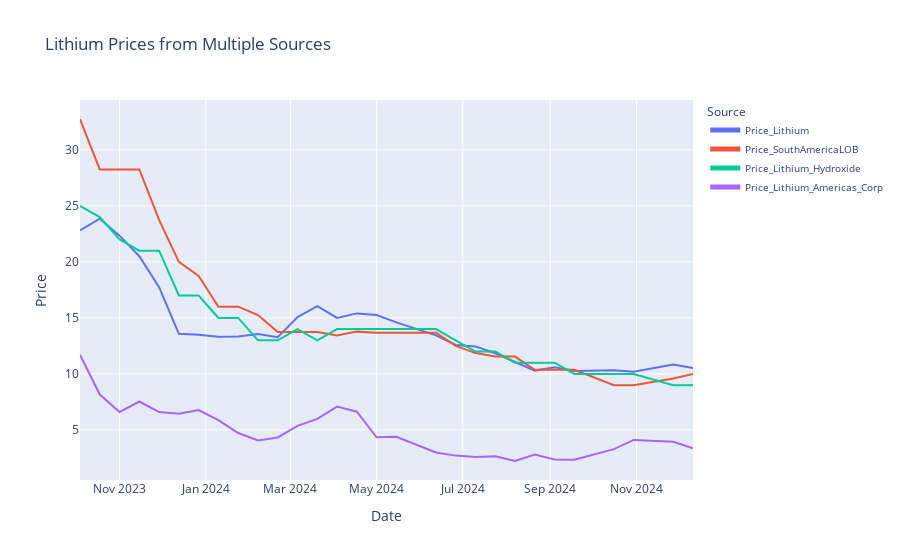

Notebook cell for this chart:
### Code cell
# Merge all four dataframes on the 'Date' column
df_merged = pd.merge(df1, df2, on='Date', suffixes=('_Lithium', '_SouthAmericaLOB'))
df_merged = pd.merge(df_merged, df3[['Date', 'Price']], on='Date', how='inner')
df_merged = pd.merge(df_merged, df4[['Date', 'Price']], on='Date', how='inner', suffixes=('_Lithium_Hydroxide', '_Lithium_Americas'))

# Rename columns for clarity
df_merged = df_merged.rename(columns={'Price_Lithium_Hydroxide': 'Price_Lithium_Hydroxide',
                                      'Price_Lithium_Americas': 'Price_Lithium_Americas_Corp'})

# Convert all price columns to float
df_merged['Price_Lithium'] = df_merged['Price_Lithium'].astype(float)
df_merged['Price_SouthAmericaLOB'] = df_merged['Price_SouthAmericaLOB'].astype(float)
df_merged['Price_Lithium_Hydroxide'] = df_merged['Price_Lithium_Hydroxide'].astype(float)
df_merged['Price_Lithium_Americas_Corp'] = df_merged['Price_Lithium_Americas_Corp'].astype(float)

# Plot the data with updated legend
fig = px.line(df_merged, x='Date', y=['Price_Lithium', 'Price_SouthAmericaLOB', 'Price_Lithium_Hydroxide', 'Price_Lithium_Americas_Corp'], 
              labels={'value': 'Price (USD/kg)', 'variable': 'Price Source'},
              title='Lithium Prices from Multiple Sources')
fig.update_layout(
    yaxis=dict(title='Price'),
    legend_title_text='Source',
    legend=dict(
        itemsizing='constant',
        traceorder='normal',
        title_font=dict(size=12),
        font=dict(size=10)
    )
)
fig.show()

### Figure 1 — Plotly figure (JSON) as saved in the notebook; plotly's stock layout.template omitted (floating-point values rounded to 4 significant figures)
{"data": [{"hovertemplate": "Price Source=Price_Lithium<br>Date=%{x}<br>Price (USD/kg)=%{y}<extra></extra>", "legendgroup": "Price_Lithium", "line": {"color": "#636efa", "dash": "solid"}, "marker": {"symbol": "circle"}, "mode": "lines", "name": "Price_Lithium", "orientation": "v", "showlegend": true, "type": "scatter", "x": ["2023-10-04T00:00:00", "2023-10-18T00:00:00", "2023-11-01T00:00:00", "2023-11-15T00:00:00", "2023-11-29T00:00:00", "2023-12-13T00:00:00", "2023-12-27T00:00:00", "2024-01-10T00:00:00", "2024-01-24T00:00:00", "2024-02-07T00:00:00", "2024-02-21T00:00:00", "2024-03-06T00:00:00", "2024-03-20T00:00:00", "2024-04-03T00:00:00", "2024-04-17T00:00:00", "2024-05-01T00:00:00", "2024-05-15T00:00:00", "2024-06-12T00:00:00", "2024-06-26T00:00:00", "2024-07-10T00:00:00", "2024-07-24T00:00:00", "2024-08-07T00:00:00", "2024-08-21T00:00:00", "2024-09-04T00:00:00", "2024-09-18T00:00:00", "2024-10-16T00:00:00", "2024-10-30T00:00:00", "2024-11-27T00:00:00", "2024-12-11T00:00:00"], "xaxis": "x", "y": [22.81, 23.86, 22.34, 20.51, 17.75, 13.58, 13.5, 13.32, 13.35, 13.55, 13.28, 15.07, 16.05, 14.99, 15.4, 15.26, 14.6, 13.44, 12.59, 12.46, 11.84, 11.08, 10.3, 10.59, 10.26, 10.32, 10.19, 10.84, 10.54], "yaxis": "y"}, {"hovertemplate": "Price Source=Price_SouthAmericaLOB<br>Date=%{x}<br>Price (USD/kg)=%{y}<extra></extra>", "legendgroup": "Price_SouthAmericaLOB", "line": {"color": "#EF553B", "dash": "solid"}, "marker": {"symbol": "circle"}, "mode": "lines", "name": "Price_SouthAmericaLOB", "orientation": "v", "showlegend": true, "type": "scatter", "x": ["2023-10-04T00:00:00", "2023-10-18T00:00:00", "2023-11-01T00:00:00", "2023-11-15T00:00:00", "2023-11-29T00:00:00", "2023-12-13T00:00:00", "2023-12-27T00:00:00", "2024-01-10T00:00:00", "2024-01-24T00:00:00", "2024-02-07T00:00:00", "2024-02-21T00:00:00", "2024-03-06T00:00:00", "2024-03-20T00:00:00", "2024-04-03T00:00:00", "2024-04-17T00:00:00", "2024-05-01T00:00:00", "2024-05-15T00:00:00", "2024-06-12T00:00:00", "2024-06-26T00:00:00", "2024-07-10T00:00:00", "2024-07-24T00:00:00", "2024-08-07T00:00:00", "2024-08-21T00:00:00", "2024-09-04T00:00:00", "2024-09-18T00:00:00", "2024-10-16T00:00:00", "2024-10-30T00:00:00", "2024-11-27T00:00:00", "2024-12-11T00:00:00"], "xaxis": "x", "y": [32.75, 28.25, 28.25, 28.25, 23.75, 20, 18.75, 16, 16, 15.25, 13.75, 13.75, 13.75, 13.43, 13.78, 13.68, 13.68, 13.68, 12.5, 11.86, 11.55, 11.55, 10.38, 10.38, 10.38, 9, 9, 9.6, 10], "yaxis": "y"}, {"hovertemplate": "Price Source=Price_Lithium_Hydroxide<br>Date=%{x}<br>Price (USD/kg)=%{y}<extra></extra>", "legendgroup": "Price_Lithium_Hydroxide", "line": {"color": "#00cc96", "dash": "solid"}, "marker": {"symbol": "circle"}, "mode": "lines", "name": "Price_Lithium_Hydroxide", "orientation": "v", "showlegend": true, "type": "scatter", "x": ["2023-10-04T00:00:00", "2023-10-18T00:00:00", "2023-11-01T00:00:00", "2023-11-15T00:00:00", "2023-11-29T00:00:00", "2023-12-13T00:00:00", "2023-12-27T00:00:00", "2024-01-10T00:00:00", "2024-01-24T00:00:00", "2024-02-07T00:00:00", "2024-02-21T00:00:00", "2024-03-06T00:00:00", "2024-03-20T00:00:00", "2024-04-03T00:00:00", "2024-04-17T00:00:00", "2024-05-01T00:00:00", "2024-05-15T00:00:00", "2024-06-12T00:00:00", "2024-06-26T00:00:00", "2024-07-10T00:00:00", "2024-07-24T00:00:00", "2024-08-07T00:00:00", "2024-08-21T00:00:00", "2024-09-04T00:00:00", "2024-09-18T00:00:00", "2024-10-16T00:00:00", "2024-10-30T00:00:00", "2024-11-27T00:00:00", "2024-12-11T00:00:00"], "xaxis": "x", "y": [25, 24, 22, 21, 21, 17, 17, 15, 15, 13, 13, 14, 13, 14, 14, 14, 14, 14, 13, 12, 12, 11, 11, 11, 10, 10, 10, 9, 9], "yaxis": "y"}, {"hovertemplate": "Price Source=Price_Lithium_Americas_Corp<br>Date=%{x}<br>Price (USD/kg)=%{y}<extra></extra>", "legendgroup": "Price_Lithium_Americas_Corp", "line": {"color": "#ab63fa", "dash": "solid"}, "marker": {"symbol": "circle"}, "mode": "lines", "name": "Price_Lithium_Americas_Corp", "orientation": "v", "showlegend": true, "type": "scatter", "x": ["2023-10-04T00:00:00", "2023-10-18T00:00:00", "2023-11-01T00:00:00", "2023-11-15T00:00:00", "2023-11-29T00:00:00", "2023-12-13T00:00:00", "2023-12-27T00:00:00", "2024-01-10T00:00:00", "2024-01-24T00:00:00", "2024-02-07T00:00:00", "2024-02-21T00:00:00", "2024-03-06T00:00:00", "2024-03-20T00:00:00", "2024-04-03T00:00:00", "2024-04-17T00:00:00", "2024-05-01T00:00:00", "2024-05-15T00:00:00", "2024-06-12T00:00:00", "2024-06-26T00:00:00", "2024-07-10T00:00:00", "2024-07-24T00:00:00", "2024-08-07T00:00:00", "2024-08-21T00:00:00", "2024-09-04T00:00:00", "2024-09-18T00:00:00", "2024-10-16T00:00:00", "2024-10-30T00:00:00", "2024-11-27T00:00:00", "2024-12-11T00:00:00"], "xaxis": "x", "y": [11.72, 8.16, 6.6, 7.54, 6.6, 6.44, 6.78, 5.87, 4.73, 4.07, 4.33, 5.36, 5.99, 7.09, 6.63, 4.35, 4.39, 2.99, 2.71, 2.58, 2.66, 2.23, 2.8, 2.36, 2.34, 3.29, 4.11, 3.95, 3.37], "yaxis": "y"}], "layout": {"legend": {"font": {"size": 10}, "itemsizing": "constant", "title": {"font": {"size": 12}, "text": "Source"}, "tracegroupgap": 0, "traceorder": "normal"}, "title": {"text": "Lithium Prices from Multiple Sources"}, "xaxis": {"anchor": "y", "domain": [0, 1], "title": {"text": "Date"}}, "yaxis": {"anchor": "x", "domain": [0, 1], "title": {"text": "Price"}}}}
